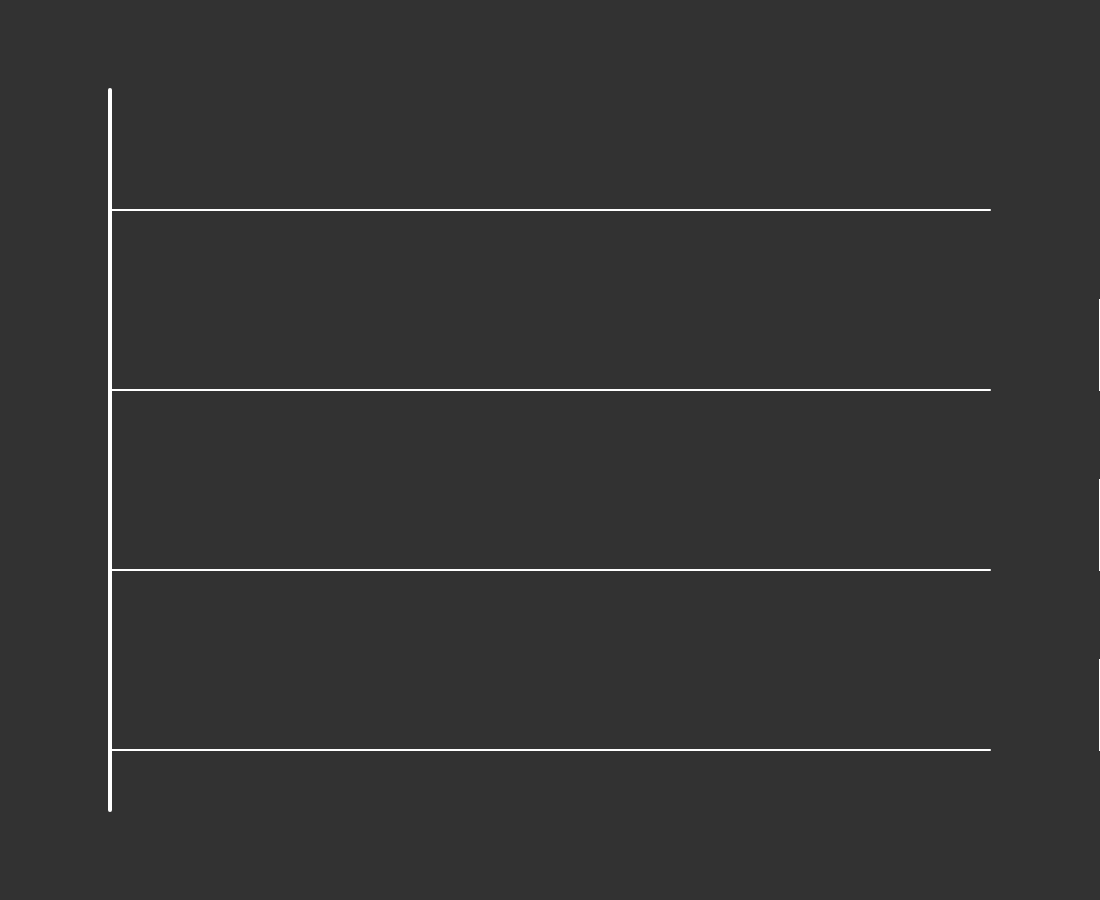
Frame 1 (no input)
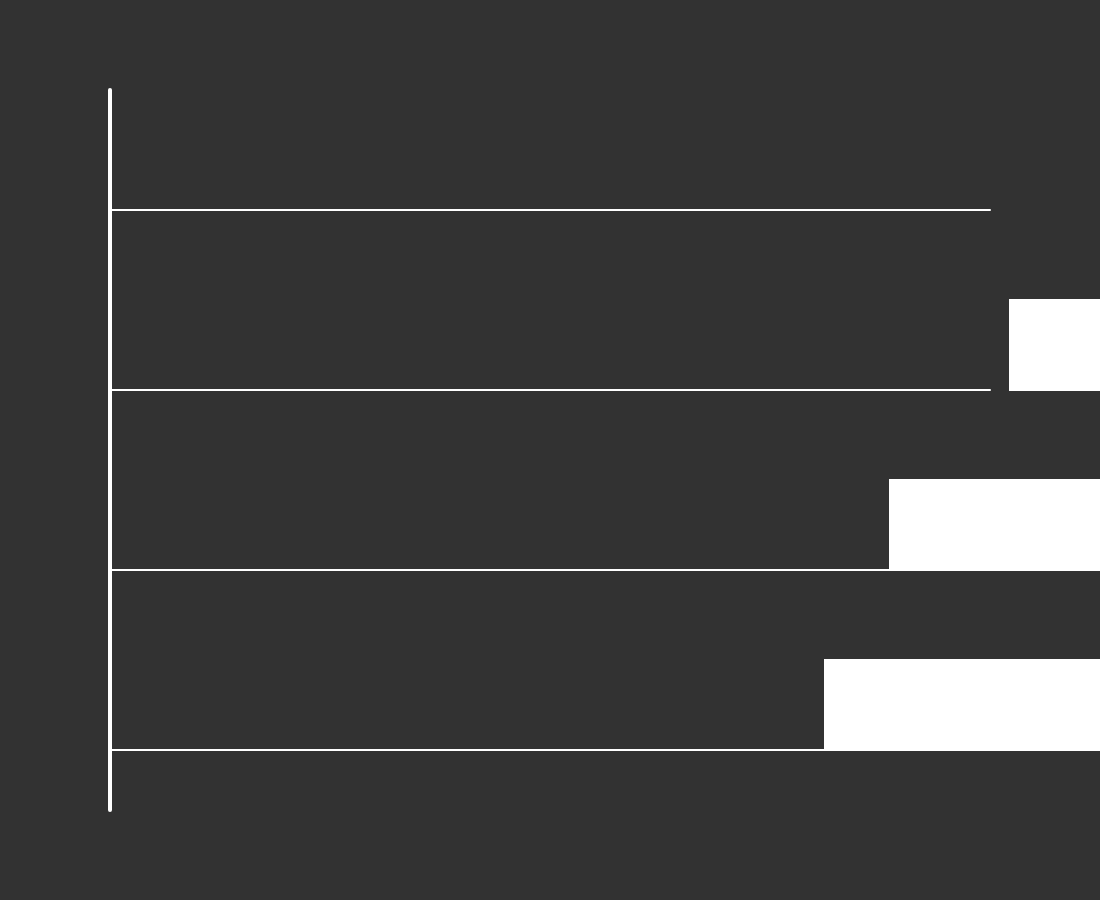
Frame 60 (no input)
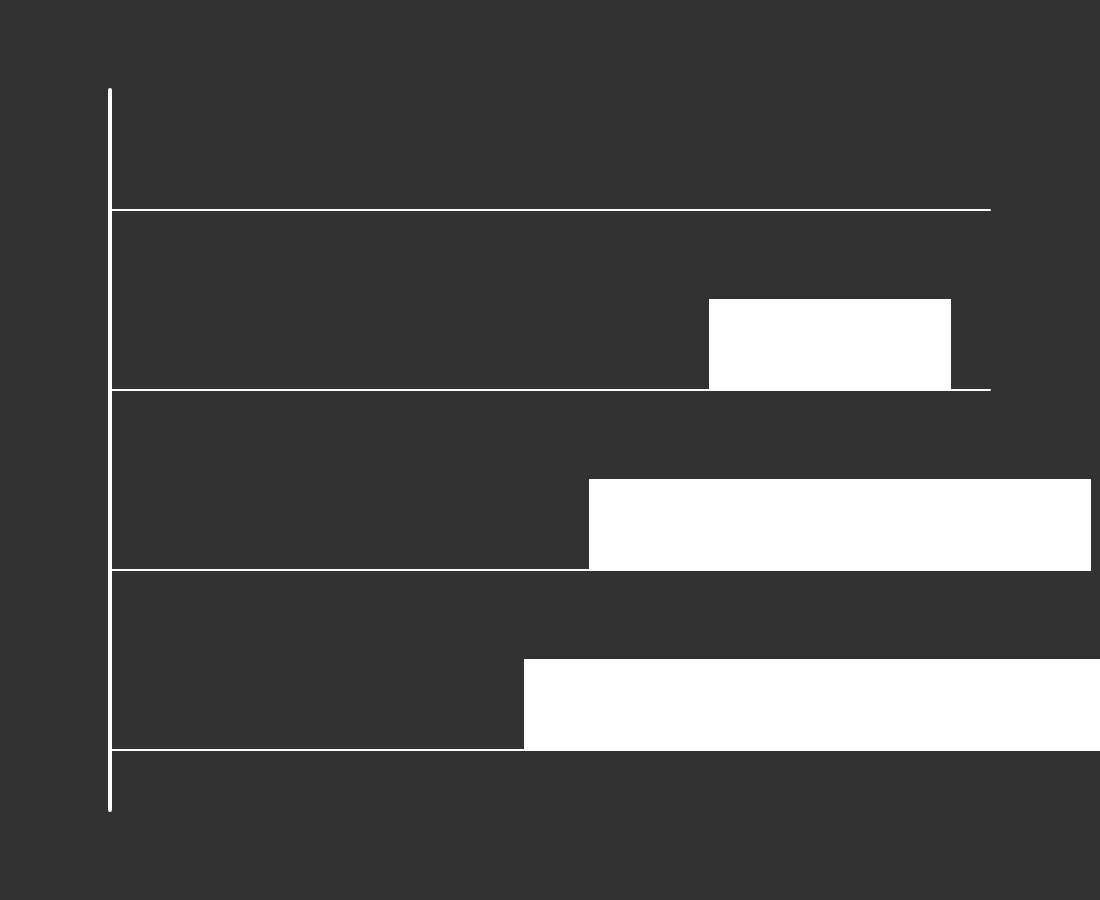
Frame 120 (the mouse pressed at the canvas centre since frame 60)

The p5.js sketch that drew these frames (run headless with seeded random() and noise() and a simulated clock; from frame 60 on, the mouse is pressed at the canvas centre):

// p5.js sketch
// ── sketch.js
class Process {
  constructor(beginTime, length, y, grid) {
    this.beginTime = beginTime;
    this.length = length;
    this.grid = grid;
    this.speed = 5;
    this.delta = 0;
    this.y = y - height/10;
    this.h = height/10;
    this.x = width;
    this.coming = false;
    this.processing = false;
    this.waiting = false;
    this.far = true;
    this.gone = false;
    this.done = 0;
  };

  update() {
    if (this.isFar() && this.beginTime < millis()) {
      this.setFar(false);
      this.setComing(true);
    }
    if (this.isComing() && this.x <= this.grid.borderX) {
      this.setComing(false);
      this.setWaiting(true);
    }
    if (this.isProcessing()) {
      this.done += this.delta;
    }
    this.x -= this.delta;
  }

  draw() {
    this.update();
    let x = this.x;
    let y = this.y;
    let w = this.length;
    let h = this.h;
    if (this.isProcessing()) {
      fill(120, 30, 0);
    } else if (this.isComing()) {
      fill(255);
    } else if (this.isWaiting()) {
      fill(149, 149, 149);
    }
    else {
      noFill();
    }
    rect(x, y, w, h); 
  }

  isFar() {
    return this.far;
  }

  isComing() {
    return this.coming;
  }

  isProcessing() {
    return this.processing;
  }

  isWaiting() {
    return this.waiting;
  }

  isGone() {
    return this.gone;
  }
  
  setFar(far) {
    this.far = far;
  }

  setComing(coming) {
    this.coming = coming;
    if (coming) {
      this.delta = this.speed;
    }
  }

  setProcessing(processing) {
    this.processing = processing;
    if (processing) {
      this.delta = this.speed;
    }
  }

  setWaiting(waiting) {
    this.waiting = waiting;
    if (waiting) {
      this.delta = 0;
      this.grid.planner.addWaiting(this);
    }
  }

  setGone(gone) {
    this.gone = gone;
    if (gone) {
      this.delta = 2 * this.speed;
    }
  }

}

class Queue {
  constructor() {
    this.length = 0;
    this.queue = [];
  }

  enqueue(item) {
    this.queue.push(item);
    return ++this.length;
  }

  dequeue() {
    if (this.length > 0) {
      this.length--;
      return this.queue.shift();
    } else {
      return false;
    }
  }

  getNumber(item) {
    for(let i=0; i<this.length; i++){
      if (item == this.queue[i]) {
        return i+1;
      }
    }
    return 0;
  }
}

class ProcessPlanner {
  constructor(grid) {
    this.grid = grid;
    this.waiting = new Queue();
    this.current_process = null;
  }

  addWaiting(process) {
    this.waiting.enqueue(process);
  }

  update() {
    if ((!this.current_process) && (this.waiting.length>0)) {
      this.current_process = this.waiting.dequeue();
      this.current_process.setWaiting(false);
      this.current_process.setProcessing(true);
    } else {
      this.grid.drawNumbers();
      if (this.current_process) {
        this.grid.drawArrow(this.current_process)
      }
      if (this.current_process && this.current_process.done >= this.current_process.length) {
        this.current_process.setProcessing = false;
        this.current_process.setGone = true;
        this.current_process = null;
      }
    }
  }
}

class Grid {
  constructor(borderX) {
    this.borderX = borderX;
    this.tracks_count = 4;
    this.tracks = [];
    this.processes = [];
    this.processes_count = 0;
    this.planner = new ProcessPlanner(this);

    let step = height * 8 / 10 / this.tracks_count;
    for(let i=0; i<this.tracks_count; i++){
      let y = height * 0.9 - step/3 - step * i;
      this.tracks[i] = y;
    }
  }

  drawArrow(process) {
    let y = process.y + height/20;
    let x = width/15;
    let dx = width/60;
    let dy = height/100;
    line(width/50, y, x, y);
    line(x, y, x - dx, y + dy);
    line(x, y, x - dx, y - dy);

  }

  drawNumbers() {
    for(let i=0; i<this.processes_count; i++) {
      let p = this.processes[i];
      if (p.isWaiting()) {
        let num = this.planner.waiting.getNumber(p);
        fill(0);
        textSize(32);
        text(num, p.x+20, p.y + 20);
      }
    }
  }

  draw() {
    strokeWeight(4);
    stroke(255);
    line(this.borderX, height / 10, this.borderX, height * 0.9);
    strokeWeight(2);

    for(let i=0; i<this.tracks_count; i++) {
      line(this.borderX, this.tracks[i], width * 0.9, this.tracks[i]);
    }
    for(let i=0; i<this.processes_count; i++) {
      this.processes[i].draw();
    }
    this.planner.update();
  }

  addProcess(beginTime, length, track_index) {
    let p = new Process(beginTime, length, this.tracks[track_index], this)
    this.processes[this.processes_count++] = p;
  }
}

function setup() {
  createCanvas(1100, 900);
  background(0, 255, 0, 0.25);
  fill(255);
  frameRate(60);
  g = new Grid(width / 10);
  g.addProcess(300, 500, 1);
  g.addProcess(100, 750, 0);
  g.addProcess(700, 240, 2);
}


function draw() {
  background(50);
  g.draw();
  // if (millis() >1000 && millis() < 1200) {
  //   g.processes[2].setProcessing(true);
  // }
}
